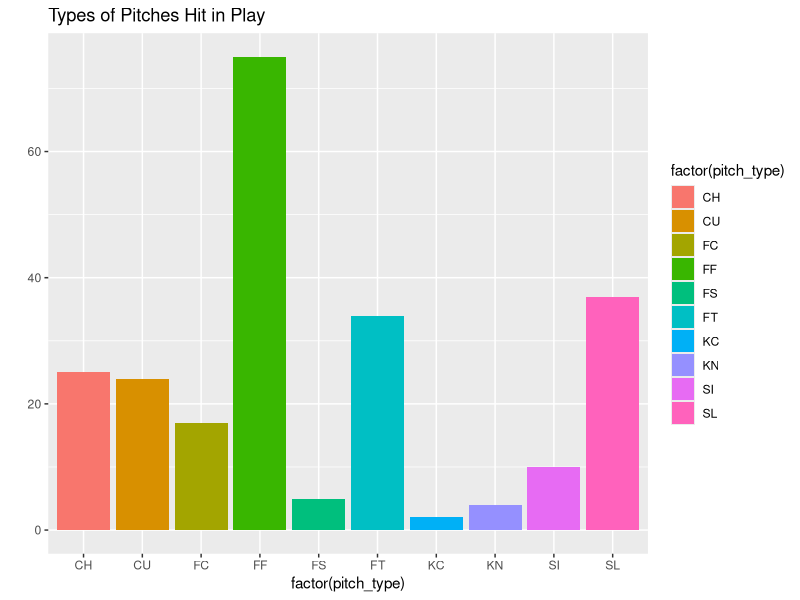
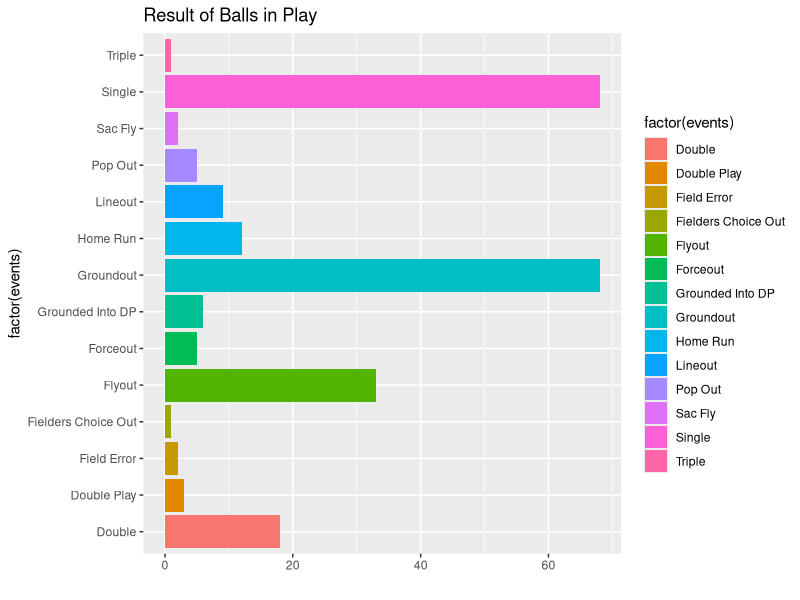
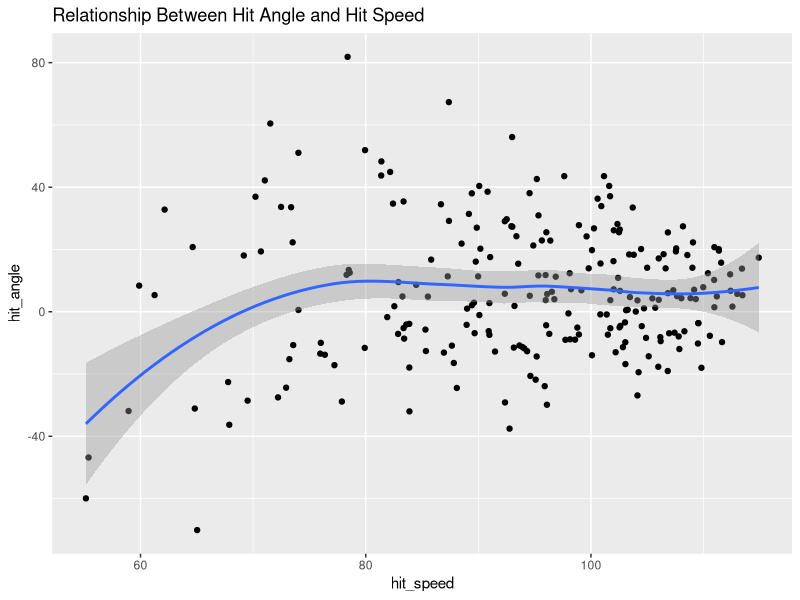
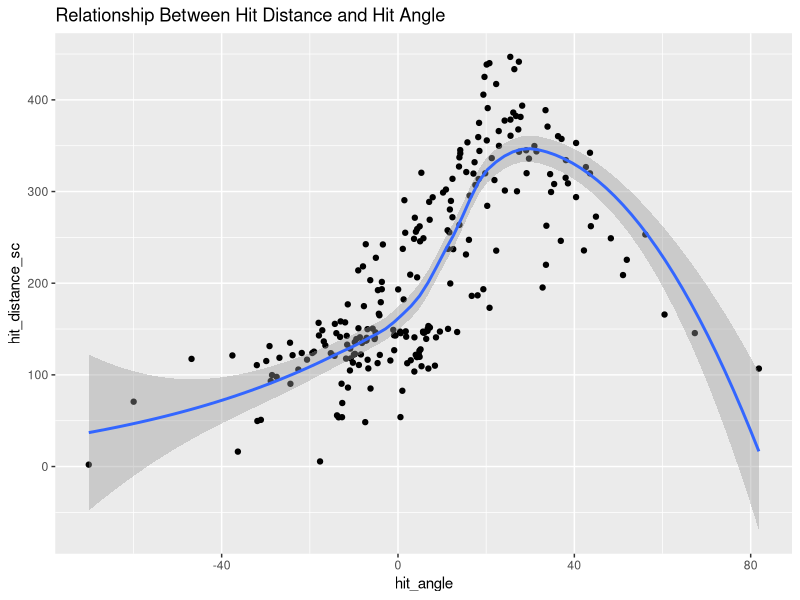
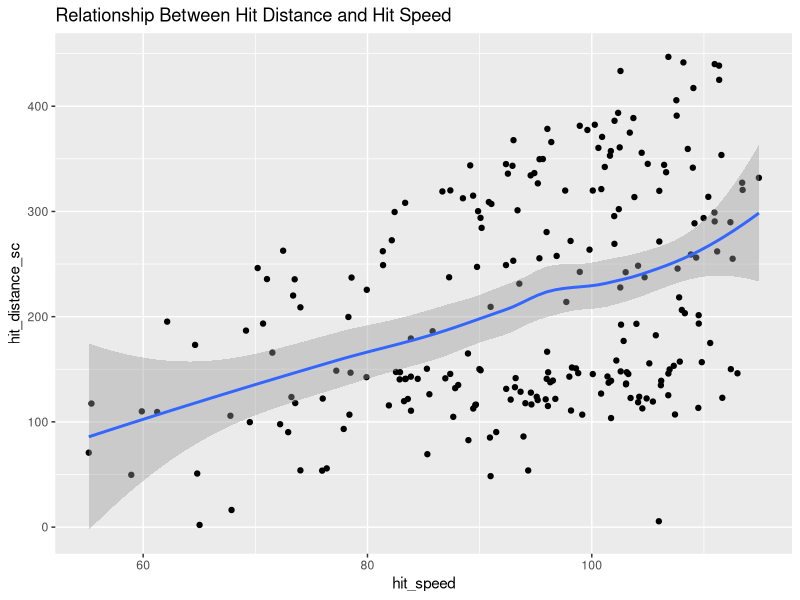
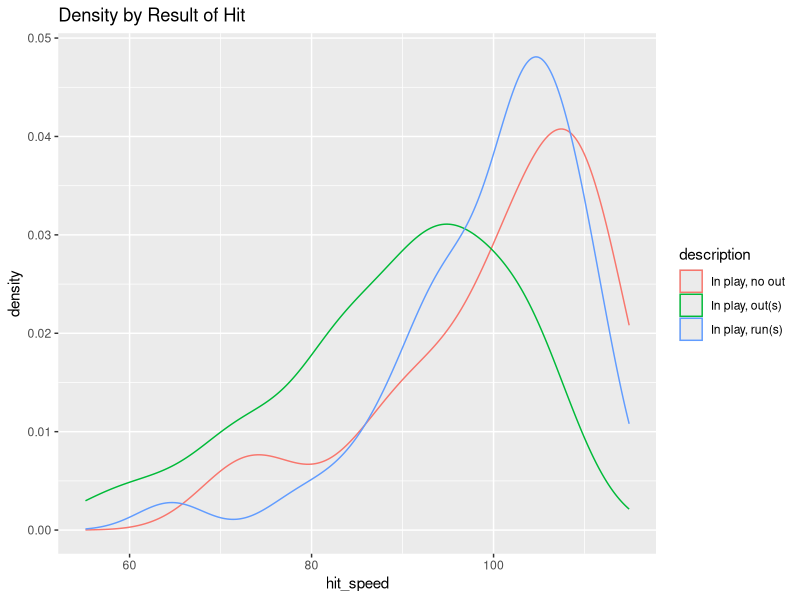
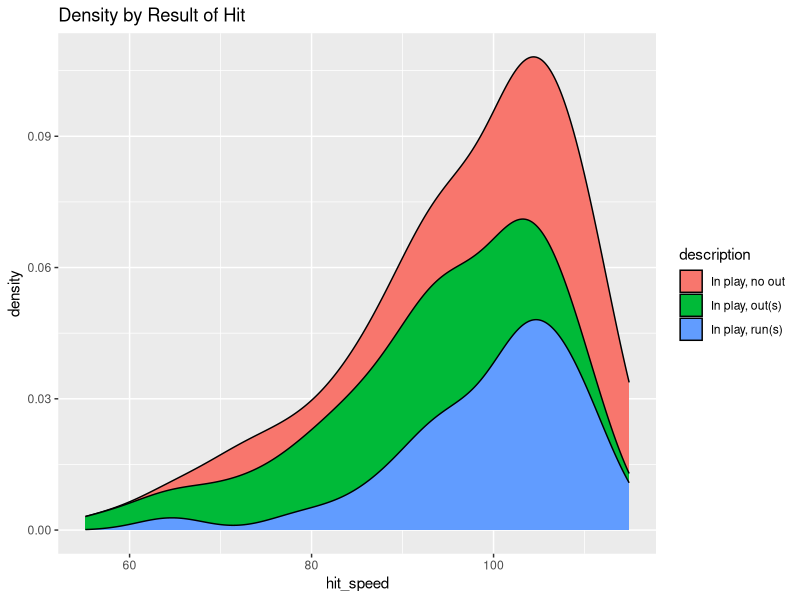
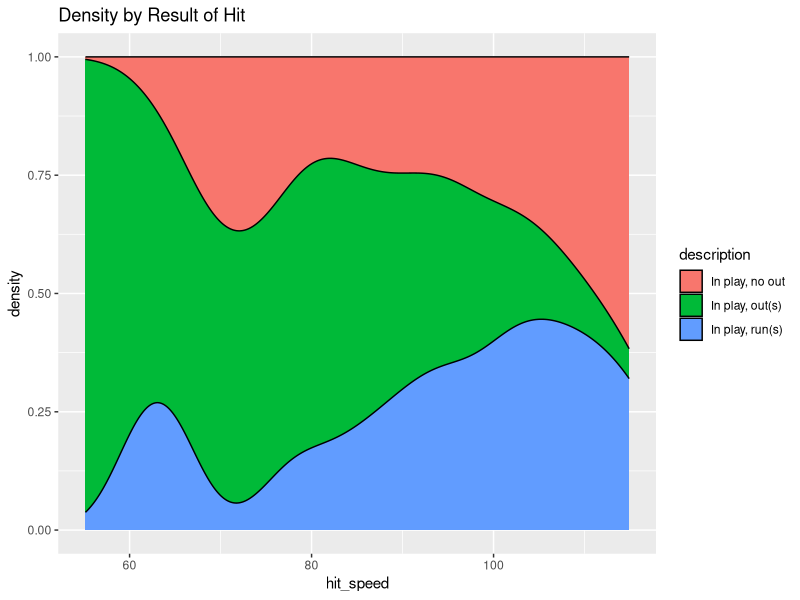

Write the R code that produced these figures, in order.
##Read in CSV and inspect data
hosmer <- read.csv("hosmer_stats_updated.csv")
summary(hosmer)

##Bar charts of selected variables
library(ggplot2)
qplot(factor(pitch_type), data=hosmer, geom="bar", fill=factor(pitch_type)) +
  ggtitle("Types of Pitches Hit in Play")

qplot(factor(events), data=hosmer, geom="bar", fill=factor(events)) +
  ggtitle("Result of Balls in Play") + coord_flip()

##Pitch type analysis
#Let's run a chi-squared test to see if hit location depends on pitch type
table1 <- table(hosmer$pitch_type, hosmer$hit_location)
table1
chisq.test(table1)

##Let's look at hit distance, speed, and angle
#First, let's inspect means and standard deviations by pitch type for hit distance, speed, and angle
tapply(hosmer$hit_distance_sc, hosmer$pitch_type, mean)
tapply(hosmer$hit_distance_sc, hosmer$pitch_type, sd)
tapply(hosmer$hit_speed, hosmer$pitch_type, mean)
tapply(hosmer$hit_speed, hosmer$pitch_type, sd)
tapply(hosmer$hit_angle, hosmer$pitch_type, mean)
tapply(hosmer$hit_angle, hosmer$pitch_type, sd)

#Plot lowess lines to explore the relationship between variables
ggplot(hosmer, aes(x=hit_speed, y=hit_angle)) +
  geom_point() +    
  geom_smooth() + ggtitle("Relationship Between Hit Angle and Hit Speed")

ggplot(hosmer, aes(x=hit_angle, y=hit_distance_sc)) +
  geom_point(shape=19) +    
  geom_smooth() + ggtitle("Relationship Between Hit Distance and Hit Angle")

ggplot(hosmer, aes(x=hit_speed, y=hit_distance_sc)) +
  geom_point(shape=19) +    
  geom_smooth() + ggtitle("Relationship Between Hit Distance and Hit Speed")

#Let's look at different styles of density plots for the result of balls put in play
ggplot(hosmer, aes(hit_speed, colour = description)) +
  geom_density() + ggtitle("Density by Result of Hit")

ggplot(hosmer, aes(hit_speed, fill = description)) +
  geom_density(position="stack") + ggtitle("Density by Result of Hit")

ggplot(hosmer, aes(hit_speed, fill = description)) +
  geom_density(position="fill") + ggtitle("Density by Result of Hit")

#Viloin plot of hit speed by type of pitch
g<-ggplot(hosmer, aes(x=pitch_type, y=hit_speed))
g + geom_violin(alpha=0.5, color="gray")+geom_jitter(alpha=0.5, aes(color=pitch_type),
                                                     position = position_jitter(width = 0.1))+ 
  coord_flip() + ggtitle("Hit Speed by Pitch Type")

##Segment pitch break length into quartiles and see how Hosmer handles pitches with greater break
library(data.table)
setDT(hosmer)
hosmer[,quartile:=cut(break_length,
                      breaks=quantile(break_length,probs=seq(0,1,by=1/4)),
                      labels=1:4,right=F)]

#Hit speed histograms faceted by break length
ggplot(hosmer, aes(hit_speed, fill = quartile)) +
  geom_histogram(binwidth = 10) + facet_wrap(~ quartile) +
  ggtitle("Hit Speed by Quartile of Pitch Break Length")

#Let's look at some specific scenarios
aggregate(hit_distance_sc ~ pitch_type + inning, data = hosmer, mean)
aggregate(hit_distance_sc ~ pitch_type + inning, data = hosmer, length)

hosmer$outs_when_up <- as.factor(as.numeric(hosmer$outs_when_up))
aggregate(hit_distance_sc ~ pitch_type + inning + outs_when_up, data = hosmer, mean)
aggregate(hit_distance_sc ~ pitch_type + inning + outs_when_up, data = hosmer, length)

#Let's look at the impact of the count
hosmer$balls <- as.factor(as.integer(hosmer$balls))
hosmer$strikes <- as.factor(as.integer(hosmer$strikes))

ggplot(hosmer, aes(hit_speed, fill = balls)) +
  geom_density(position="fill") + ggtitle("Hit Speed by Number of Balls")

ggplot(hosmer, aes(hit_speed, fill = strikes)) +
  geom_density(position="fill") + ggtitle("Hit Speed by Number of Strikes")

ggplot(hosmer, aes(hit_angle, fill = balls)) +
  geom_density(position="fill") + ggtitle("Hit Angle by Number of Balls")

ggplot(hosmer, aes(hit_angle, fill = strikes)) +
  geom_density(position="fill") + ggtitle("Hit Angle by Number of Strikes")

ggplot(hosmer, aes(hit_distance_sc, fill = balls)) +
  geom_density(position="fill") + ggtitle("Hit Distance by Number of Balls")

ggplot(hosmer, aes(hit_distance_sc, fill = strikes)) +
  geom_density(position="fill") + ggtitle("Hit Distance by Number of Strikes")

aggregate(hit_distance_sc ~ strikes + inning + outs_when_up, data = hosmer, mean)
aggregate(hit_distance_sc ~ strikes + inning + outs_when_up, data = hosmer, length)

#Lastly, let's do a k-means cluster of hit distance, speed, and angle
#Start by selecting the desired columns and scaling the data
library(dplyr)
hosmer1 <- subset(hosmer, select = c(54, 55, 56))

hosmer2 <- scale(hosmer1)
head(hosmer2)

#Elbow plot to determine the number of clusters
wss <- (nrow(hosmer2)-1)*sum(apply(hosmer1,2,var))
for (i in 2:15) wss[i] <- sum(kmeans(hosmer1,
                                     centers=i)$withinss)
plot(1:15, wss, type="b", xlab="Number of Clusters",
     ylab="Within groups sum of squares", main = "Elbow Plot for No. of Clusters")

#K-Means cluster with k=3
set.seed(600)
fit1 <- kmeans(hosmer2, 3) 
hosmer3 <- data.frame(hosmer1, fit1$cluster) 
hosmer <- data.frame(hosmer, fit1$cluster) 
head(hosmer3, 5)

#Append clusters to full and stripped down datasets
cluster1 <- hosmer3[which(hosmer3$fit1.cluster=='1'),]
cluster2 <- hosmer3[which(hosmer3$fit1.cluster=='2'),]   
cluster3 <- hosmer3[which(hosmer3$fit1.cluster=='3'),]
summary(cluster1)
summary(cluster2)
summary(cluster3)

cluster1a <- hosmer[which(hosmer$fit1.cluster=='1'),]
cluster2a <- hosmer[which(hosmer$fit1.cluster=='2'),]   
cluster3a <- hosmer[which(hosmer$fit1.cluster=='3'),]
summary(cluster1a)
summary(cluster2a)
summary(cluster3a)

#PCA plot of clusters
library(cluster)
set.seed(500)
clusplot(hosmer2, fit1$cluster, color=TRUE, shade=TRUE,
         labels=2, lines=0, main = "PCA Plot of K-Means Cluster")
